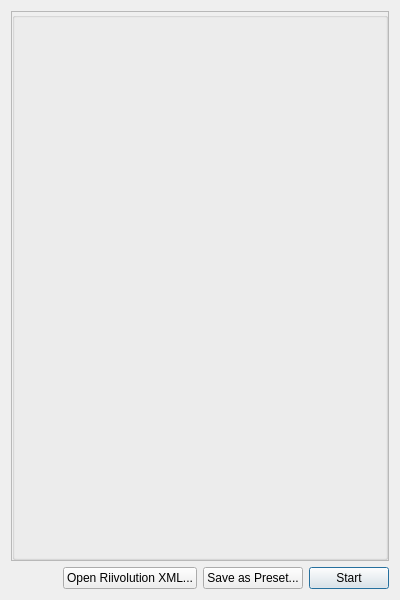
<?xml version="1.0" encoding="UTF-8"?>
<ui version="4.0">
 <class>RiivolutionBootWidget</class>
 <widget class="QDialog" name="RiivolutionBootWidget">
  <property name="geometry">
   <rect>
    <x>0</x>
    <y>0</y>
    <width>400</width>
    <height>600</height>
   </rect>
  </property>
  <property name="windowTitle">
   <string>Start with Riivolution Patches</string>
  </property>
  <layout class="QVBoxLayout" name="mainLayout">
   <item>
    <layout class="QVBoxLayout" name="hardcoreWarningLayout"/>
   </item>
   <item>
    <widget class="QScrollArea" name="scrollArea">
     <property name="widgetResizable">
      <bool>true</bool>
     </property>
     <widget class="QGroupBox" name="patchGroupBox">
      <property name="title">
       <string notr="true"/>
      </property>
      <layout class="QVBoxLayout" name="stretchHelperLayout">
       <item>
        <layout class="QVBoxLayout" name="patchSectionLayout"/>
       </item>
       <item>
        <spacer name="verticalSpacer">
         <property name="orientation">
          <enum>Qt::Orientation::Vertical</enum>
         </property>
         <property name="sizeHint" stdset="0">
          <size>
           <width>20</width>
           <height>40</height>
          </size>
         </property>
        </spacer>
       </item>
      </layout>
     </widget>
    </widget>
   </item>
   <item>
    <layout class="QHBoxLayout" name="buttonLayout">
     <item>
      <spacer name="horizontalSpacer">
       <property name="orientation">
        <enum>Qt::Orientation::Horizontal</enum>
       </property>
       <property name="sizeHint" stdset="0">
        <size>
         <width>40</width>
         <height>20</height>
        </size>
       </property>
      </spacer>
     </item>
     <item>
      <widget class="QPushButton" name="openXmlButton">
       <property name="text">
        <string>Open Riivolution XML...</string>
       </property>
      </widget>
     </item>
     <item>
      <widget class="QPushButton" name="savePresetButton">
       <property name="text">
        <string>Save as Preset...</string>
       </property>
      </widget>
     </item>
     <item>
      <widget class="QPushButton" name="bootGameButton">
       <property name="text">
        <string>Start</string>
       </property>
       <property name="default">
        <bool>true</bool>
       </property>
      </widget>
     </item>
    </layout>
   </item>
  </layout>
 </widget>
 <tabstops>
  <tabstop>scrollArea</tabstop>
  <tabstop>openXmlButton</tabstop>
  <tabstop>savePresetButton</tabstop>
  <tabstop>bootGameButton</tabstop>
 </tabstops>
 <resources/>
 <connections/>
</ui>
